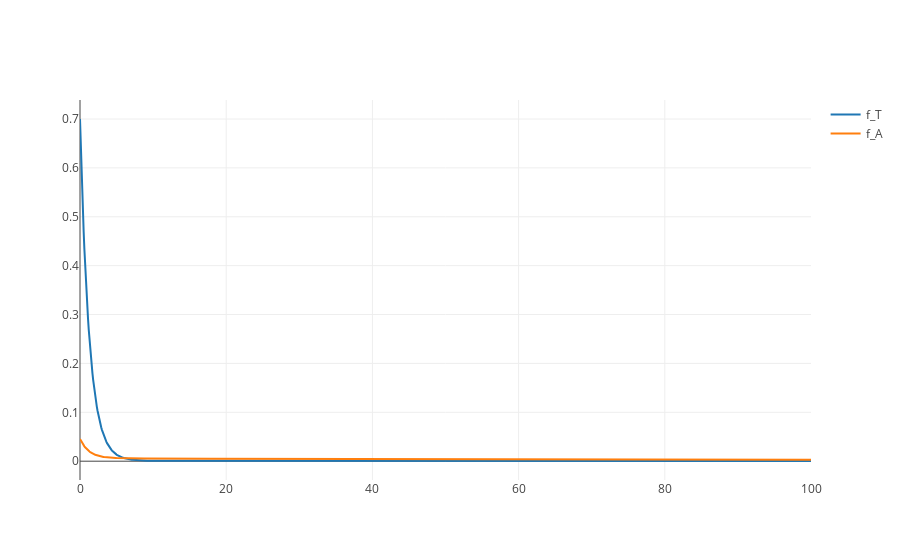

Source (notebook cell):
### Markdown cell above
We can now finally make the interactive plot with plotly.

### Code cell
from plotly.offline import init_notebook_mode, iplot
import plotly.graph_objs as go
#init_notebook_mode(connected=True)
#init_notebook_mode(connected=False)
import plotly
plotly.offline.init_notebook_mode()

l_T = go.Scatter(x = times, y = values_T, name = 'f_T', mode = 'lines')
l_A = go.Scatter(x = times, y = values_A, name = 'f_A', mode = 'lines')

iplot([l_T, l_A])

### Figure 1 — Plotly figure (JSON) as saved in the notebook; plotly's stock layout.template omitted (floating-point values rounded to 4 significant figures; data arrays with more than 128 entries replaced by an {"elided": "..."} marker saying what was removed)
{"data": [{"mode": "lines", "name": "f_T", "type": "scatter", "x": {"elided": "1001 float values"}, "y": {"elided": "1001 float values"}}, {"mode": "lines", "name": "f_A", "type": "scatter", "x": {"elided": "1001 float values"}, "y": {"elided": "1001 float values"}}], "layout": {}}
